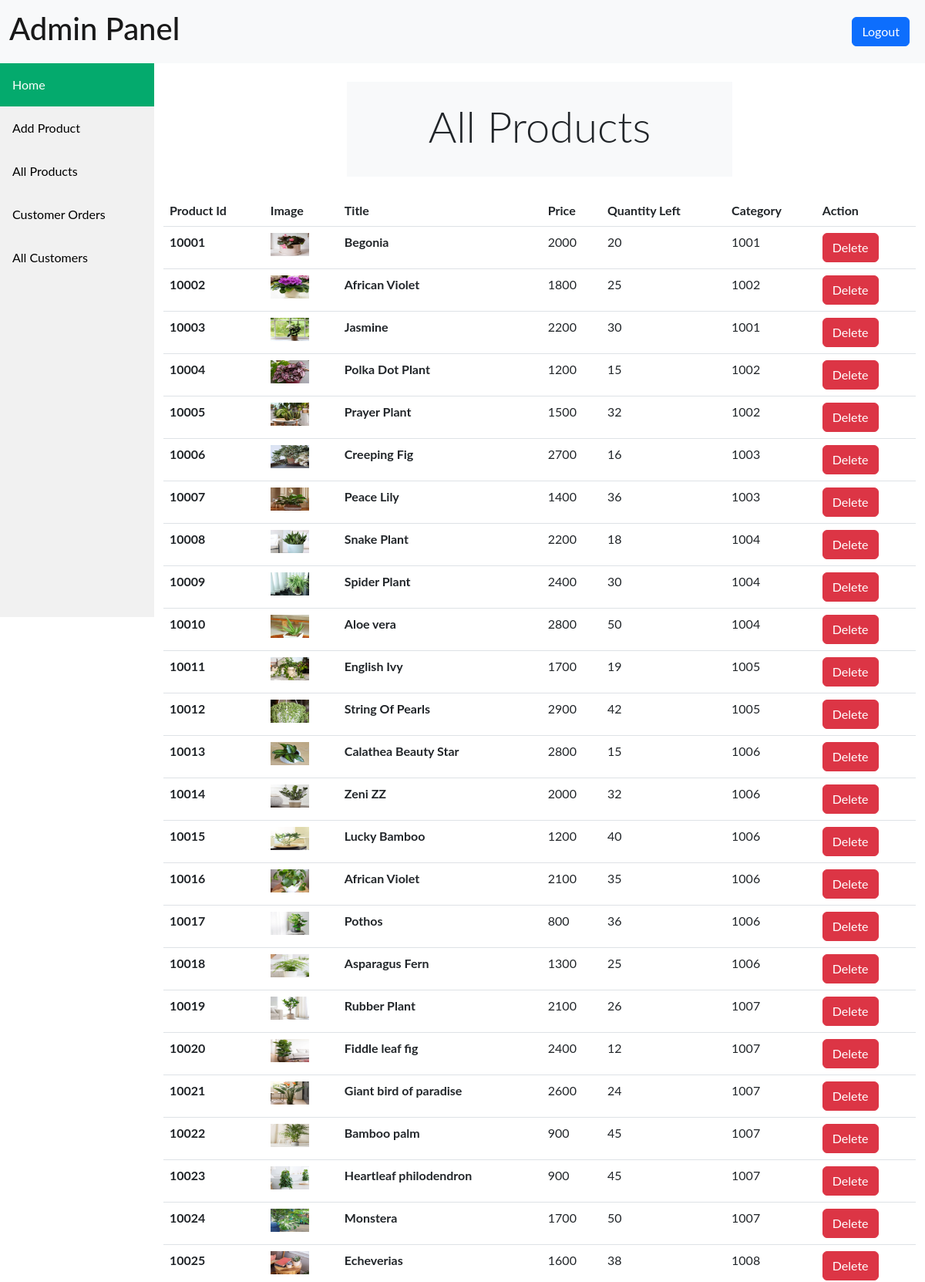
Screenshot of /admin/products.php (signed in, upper part) with the database file from the repository.
### tables this page shows
CREATE TABLE `products` (
  `id` int(100) NOT NULL,
  `category` int(10) NOT NULL,
  `title` varchar(255) NOT NULL,
  `price` int(100) NOT NULL,
  `qty` int(11) NOT NULL,
  `desc` longtext NOT NULL,
  `image` text NOT NULL
);

### admin/products.php (the view, shortened to what this page needs)
<?php
require "includes/header.php";
?>
<div class="mainContainer">
    <?php require "includes/sidebar.php" ?>
    <div class="allContainer">
        <div class="container jumbotron jumbotron-fluid col-md-6 bg-light my-4 p-4 text-center">
            <div class="container">
                <h1 class="display-4">All Products</h1>
            </div>
        </div>
        <div class="container">
            <table class="table container">
                <thead>
                    <tr>
                        <th scope="col">Product Id</th>
                        <th scope="col">Image</th>
                        <th scope="col">Title</th>
                        <th scope="col">Price</th>
                        <th scope="col">Quantity Left</th>
                        <th scope="col">Category</th>
                        <th scope="col">Action</th>
                    </tr>
                </thead>
                <tbody>
                    <?php require "includes/conn.php" ?>
                    <?php
                    $query = 'SELECT * FROM `products`';
                    $result = mysqli_query($conn, $query);
                    while ($row = mysqli_fetch_array($result)) {
                        echo "<tr><th>" . $row['id'] . "</th>";
                        echo "<td><img class='adminimg' src='../img/product/{$row['image']}' /></td>";
                        echo "<th>" . $row['title'] . "</th>";
                        echo "<td>" . $row['price'] . "</td>";
                        echo "<td>" . $row['qty'] . "</td>";
                        echo "<td>" . $row['category'] . "</td>";
                        echo "<td>
                                <a href='scripts/delete_script_product.php?id={$row['id']}'><button type='button' class='btn btn-danger'>Delete</button></a>
                            </td></tr>";
                    }
                    ?>
                </tbody>
            </table>
        </div>
    </div>
</div>
</body>
</html>

### admin/css/style.css (style rules this page uses)
body { margin: 0; font-family: 'Lato', sans-serif; }
.mainContainer { top: 56px; position: sticky !important; display: flex; }
.allContainer { flex: 5; }
.adminimg { width: 50px; height: 30px; }

### rows the page displays
products: id "10001", image (picture), title "Begonia", price "2000", qty "20", category "1001"
products: id "10002", image (picture), title "African Violet", price "1800", qty "25", category "1002"
products: id "10003", image (picture), title "Jasmine", price "2200", qty "30", category "1001"
products: id "10004", image (picture), title "Polka Dot Plant", price "1200", qty "15", category "1002"
products: id "10005", image (picture), title "Prayer Plant", price "1500", qty "32", category "1002"
products: id "10006", image (picture), title "Creeping Fig", price "2700", qty "16", category "1003"
products: id "10007", image (picture), title "Peace Lily", price "1400", qty "36", category "1003"
products: id "10008", image (picture), title "Snake Plant", price "2200", qty "18", category "1004"
products: id "10009", image (picture), title "Spider Plant", price "2400", qty "30", category "1004"
products: id "10010", image (picture), title "Aloe vera", price "2800", qty "50", category "1004"
products: id "10011", image (picture), title "English Ivy", price "1700", qty "19", category "1005"
products: id "10012", image (picture), title "String Of Pearls", price "2900", qty "42", category "1005"
products: id "10013", image (picture), title "Calathea Beauty Star", price "2800", qty "15", category "1006"
products: id "10014", image (picture), title "Zeni ZZ", price "2000", qty "32", category "1006"
products: id "10015", image (picture), title "Lucky Bamboo", price "1200", qty "40", category "1006"
products: id "10016", image (picture), title "African Violet", price "2100", qty "35", category "1006"
products: id "10017", image (picture), title "Pothos", price "800", qty "36", category "1006"
products: id "10018", image (picture), title "Asparagus Fern", price "1300", qty "25", category "1006"
products: id "10019", image (picture), title "Rubber Plant", price "2100", qty "26", category "1007"
products: id "10020", image (picture), title "Fiddle leaf fig", price "2400", qty "12", category "1007"
products: id "10021", image (picture), title "Giant bird of paradise", price "2600", qty "24", category "1007"
products: id "10022", image (picture), title "Bamboo palm", price "900", qty "45", category "1007"
products: id "10023", image (picture), title "Heartleaf philodendron", price "900", qty "45", category "1007"
products: id "10024", image (picture), title "Monstera", price "1700", qty "50", category "1007"
products: id "10025", image (picture), title "Echeverias", price "1600", qty "38", category "1008"
